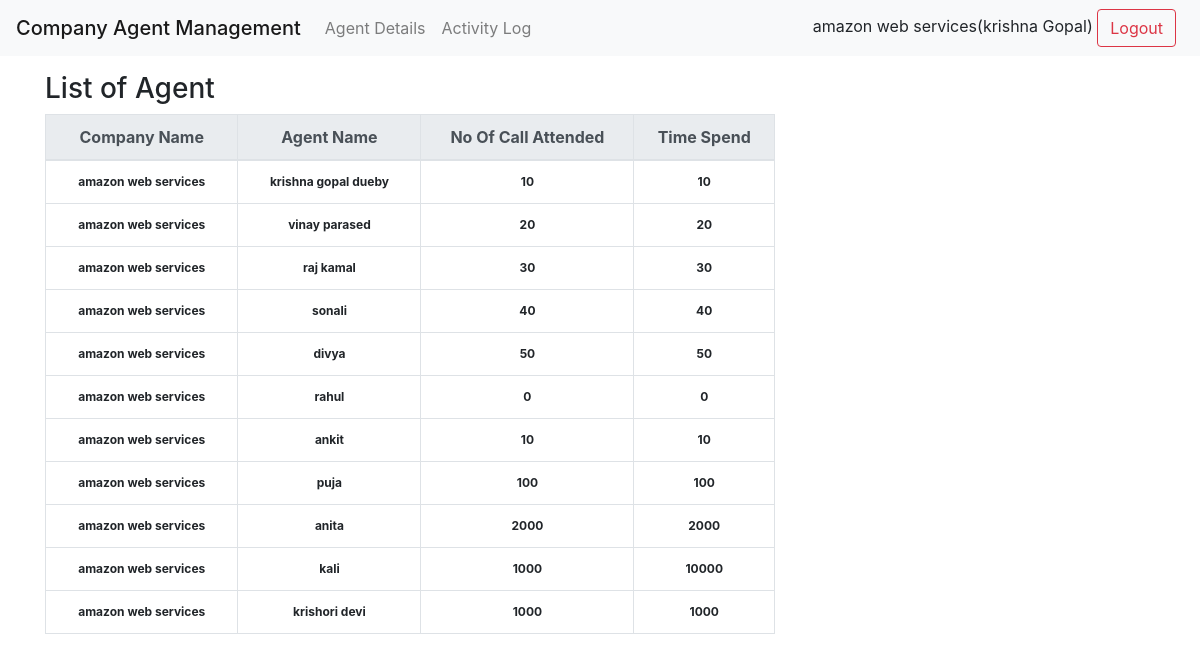
The page /company/ (signed in) on the database its author committed.
### company/models.py (models this page shows, shortened)
class Company(models.Model):
    company_name = models.OneToOneField(User, on_delete=models.CASCADE)
    brand_name=models.CharField(max_length=100,null=True,blank=True)

class company_agent(models.Model):
    company=models.ForeignKey(Company, null=True, blank=True, on_delete=models.CASCADE)
    company_agent_name=models.CharField(max_length=100,null=True,blank=True)
    no_of_call_attended=models.IntegerField(default=0)
    total_time_spent_for_call_attended=models.IntegerField(default=0)
    created_date = models.DateTimeField(auto_now_add=True)
    updated_date = models.DateTimeField(auto_now=True)

### company/views.py (the view)
# urls.py: path('', company_wise_list, name='company_wise_list'),
@login_required(login_url="/login/")
def company_wise_list(request):
    context = {}
    company_obj=Company.objects.get(company_name__username=request.user)
    context['company_obj'] = company_obj
    context['title'] = 'Agent'
    return render(request, 'company/comapny_wise_profile.html', context)

### mode_fin_task/templates/company/comapny_wise_profile.html
{% extends 'base.html' %}
{% block content %}
<div class="row">
    <div class="col-sm-8">
        <p>
            <div class="float-left"><h3>List of {{title}}</h3></div>
        </p>
        <div class="table-responsive-sm">
        {% if company_obj %}
            <table class="table table-bordered">
                <thead class="thead-light">
                    <tr>
                        <th class="text-center">Company Name</th>
                        <th class="text-center">Agent Name</th>
                        <th class="text-center">No Of Call Attended</th>
                        <th class="text-center">Time Spend</th>
                    </tr>
                </thead>
                <tbody>
                {% for agent_obj in company_obj.company_agent_set.all %}
                    <tr>
                        <td class="text-center">
                            <span class="badge badge-default">{{company_obj.brand_name}}</span>
                        </td>
                        <td class="text-center">
                            <span class="badge badge-default">{{agent_obj.company_agent_name}}</span>
                        </td>
                        <td class="text-center">
                            <span class="badge badge-default">{{agent_obj.no_of_call_attended}}</span>
                        </td>
                        <td class="text-center">
                            <span class="badge badge-default">{{agent_obj.total_time_spent_for_call_attended}}</span>
                        </td>
                    </tr>
                {% endfor %}
                </tbody>
                </table>
        </div>
        {% else %}
            <p class="text-center" >No Company data available</p>
        {% endif %}
    </div>
</div>
{% endblock content %}

### mode_fin_task/templates/base.html (shortened to what this page needs)
{% load static %}
<html>
    <head>
        <link rel="stylesheet" href="https://maxcdn.bootstrapcdn.com/bootstrap/4.0.0/css/bootstrap.min.css">
    </head>
    <body>
        {% include 'header.html'  %}
        <div class="container">
            {% block content %}
            {% endblock content %}
        </div>
    </body>
</html>

### mode_fin_task/templates/header.html (shortened to what this page needs)
<div class="navbar navbar-expand-lg navbar-light bg-light">
   <span class="navbar-brand mb-0 h1">Company Agent Management</span>
   <div class="collapse navbar-collapse" id="navbarNav">
      <ul class="navbar-nav">
         <li class="nav-item">
            <a class="nav-link" href="{% url 'company_wise_list' %}">
            {{"Agent Details" | capfirst}}
            </a>
         </li>
         <li class="nav-item">
            <a class="nav-link" href="{% url 'activity_log' %}">
            {{"Activity Log" | capfirst}}
            </a>
         </li>
      </ul>
   </div>
   <div>
       <form class="form-inline my-2 my-lg-0" method="POST" action="{% url 'user_logout' %}">
        <span class="mr-sm-2">{{request.user.company.brand_name}}({{request.user.first_name}})</spans>
        <input type="submit" class="btn btn-outline-danger my-2 my-sm-0" value="Logout">
    </form>
   </div>
   </div>

### rows shown on the page
company_agent: company_agent_name "krishna gopal dueby", no_of_call_attended "10", total_time_spent_for_call_attended "10"
Company: brand_name "amazon web services"
company_agent: company_agent_name "vinay parased", no_of_call_attended "20", total_time_spent_for_call_attended "20"
company_agent: company_agent_name "raj kamal", no_of_call_attended "30", total_time_spent_for_call_attended "30"
company_agent: company_agent_name "sonali", no_of_call_attended "40", total_time_spent_for_call_attended "40"
company_agent: company_agent_name "divya", no_of_call_attended "50", total_time_spent_for_call_attended "50"
company_agent: company_agent_name "rahul", no_of_call_attended "0", total_time_spent_for_call_attended "0"
company_agent: company_agent_name "ankit", no_of_call_attended "10", total_time_spent_for_call_attended "10"
company_agent: company_agent_name "puja", no_of_call_attended "100", total_time_spent_for_call_attended "100"
company_agent: company_agent_name "anita", no_of_call_attended "2000", total_time_spent_for_call_attended "2000"
company_agent: company_agent_name "kali", no_of_call_attended "1000", total_time_spent_for_call_attended "10000"
company_agent: company_agent_name "krishori devi", no_of_call_attended "1000", total_time_spent_for_call_attended "1000"

### other values the page prints
{{ "Agent Details" | capfirst }} "Agent Details"
{{ "Activity Log" | capfirst }} "Activity Log"
{{ request.user.company.brand_name }} "amazon web services"
{{ request.user.first_name }} "krishna Gopal"
{{ title }} "Agent"
